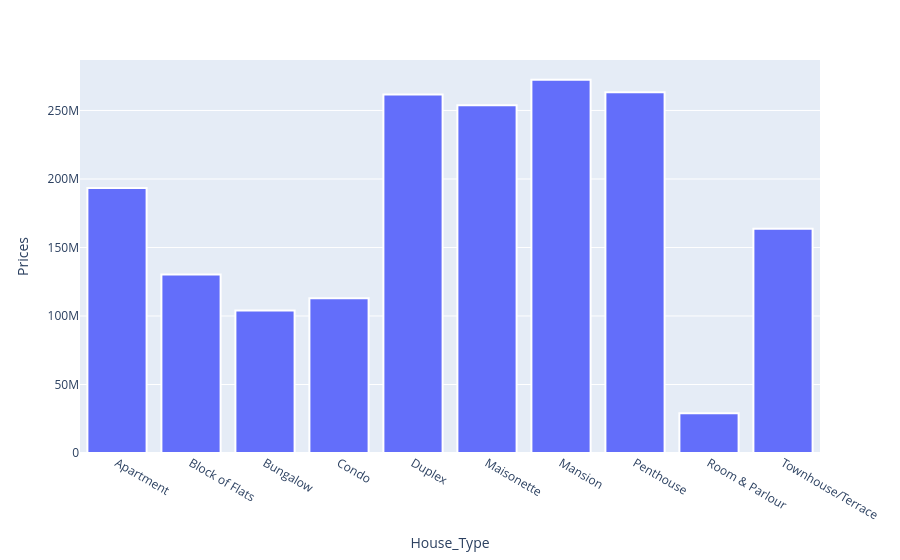

Notebook code cell kept with this figure:
### Code cell
#histogram for house type by price
property_prices = df.groupby("house_type")['price'].mean()
fig2 = px.histogram(
    x=property_prices.index,
    y=property_prices.values,
)
fig2.update_layout(
    xaxis_title='House_Type',
    yaxis_title='Prices'
)
fig2.update_traces(
marker_line_color="white",
marker_line_width=2
)
fig2.show()

### Figure 1 — Plotly figure (JSON) as saved in the notebook; plotly's stock layout.template omitted (floating-point values rounded to 4 significant figures)
{"data": [{"bingroup": "x", "histfunc": "sum", "hovertemplate": "x=%{x}<br>sum of y=%{y}<extra></extra>", "legendgroup": "", "marker": {"color": "#636efa", "line": {"color": "white", "width": 2}, "pattern": {"shape": ""}}, "name": "", "orientation": "v", "showlegend": false, "type": "histogram", "x": ["Apartment", "Block of Flats", "Bungalow", "Condo", "Duplex", "Maisonette", "Mansion", "Penthouse", "Room & Parlour", "Townhouse/Terrace"], "xaxis": "x", "y": [193500000.0, 130300000.0, 103900000.0, 113000000.0, 261700000.0, 253800000.0, 272500000.0, 263300000.0, 29000000.0, 163800000.0], "yaxis": "y"}], "layout": {"barmode": "relative", "legend": {"tracegroupgap": 0}, "margin": {"t": 60}, "xaxis": {"anchor": "y", "domain": [0, 1], "title": {"text": "House_Type"}}, "yaxis": {"anchor": "x", "domain": [0, 1], "title": {"text": "Prices"}}}}
